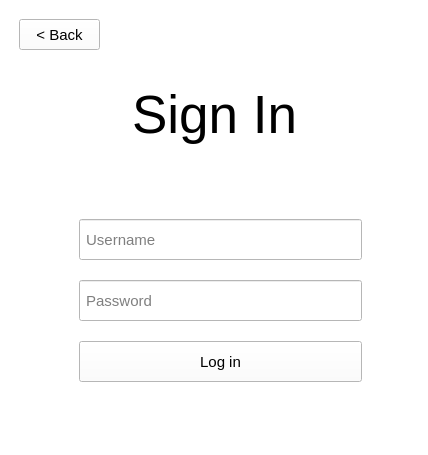
<?xml version="1.0" encoding="UTF-8"?>
<ui version="4.0">
 <class>Login</class>
 <widget class="QMainWindow" name="Login">
  <property name="geometry">
   <rect>
    <x>0</x>
    <y>0</y>
    <width>428</width>
    <height>455</height>
   </rect>
  </property>
  <property name="windowTitle">
   <string>MainWindow</string>
  </property>
  <property name="styleSheet">
   <string notr="true">background-color: rgb(255, 255, 255);</string>
  </property>
  <widget class="QWidget" name="centralwidget">
   <layout class="QVBoxLayout" name="verticalLayout">
    <item>
     <widget class="QStackedWidget" name="stackedWidget">
      <property name="currentIndex">
       <number>1</number>
      </property>
      <widget class="QWidget" name="page">
       <widget class="QPushButton" name="Signinbtn">
        <property name="geometry">
         <rect>
          <x>70</x>
          <y>210</y>
          <width>251</width>
          <height>51</height>
         </rect>
        </property>
        <property name="font">
         <font>
          <pointsize>16</pointsize>
          <bold>false</bold>
         </font>
        </property>
        <property name="cursor">
         <cursorShape>PointingHandCursor</cursorShape>
        </property>
        <property name="text">
         <string>Sign in</string>
        </property>
       </widget>
       <widget class="QPushButton" name="Signupbtn">
        <property name="geometry">
         <rect>
          <x>70</x>
          <y>280</y>
          <width>251</width>
          <height>51</height>
         </rect>
        </property>
        <property name="font">
         <font>
          <pointsize>16</pointsize>
          <bold>false</bold>
         </font>
        </property>
        <property name="cursor">
         <cursorShape>PointingHandCursor</cursorShape>
        </property>
        <property name="text">
         <string>Sign up</string>
        </property>
       </widget>
       <widget class="QLabel" name="label">
        <property name="geometry">
         <rect>
          <x>80</x>
          <y>60</y>
          <width>241</width>
          <height>91</height>
         </rect>
        </property>
        <property name="font">
         <font>
          <family>Stencil</family>
          <pointsize>40</pointsize>
         </font>
        </property>
        <property name="text">
         <string>Welcome</string>
        </property>
        <property name="alignment">
         <set>Qt::AlignmentFlag::AlignCenter</set>
        </property>
       </widget>
      </widget>
      <widget class="QWidget" name="SignInpage">
       <widget class="QLabel" name="label_2">
        <property name="geometry">
         <rect>
          <x>110</x>
          <y>60</y>
          <width>191</width>
          <height>91</height>
         </rect>
        </property>
        <property name="font">
         <font>
          <pointsize>40</pointsize>
         </font>
        </property>
        <property name="text">
         <string>Sign In</string>
        </property>
        <property name="alignment">
         <set>Qt::AlignmentFlag::AlignCenter</set>
        </property>
       </widget>
       <widget class="QPushButton" name="SigninBackButton">
        <property name="geometry">
         <rect>
          <x>10</x>
          <y>10</y>
          <width>81</width>
          <height>31</height>
         </rect>
        </property>
        <property name="font">
         <font>
          <pointsize>11</pointsize>
          <bold>false</bold>
         </font>
        </property>
        <property name="text">
         <string>&lt; Back</string>
        </property>
       </widget>
       <widget class="QWidget" name="layoutWidget">
        <property name="geometry">
         <rect>
          <x>70</x>
          <y>210</y>
          <width>283</width>
          <height>165</height>
         </rect>
        </property>
        <layout class="QVBoxLayout" name="verticalLayout_2">
         <property name="spacing">
          <number>20</number>
         </property>
         <item>
          <widget class="QLineEdit" name="UserName">
           <property name="minimumSize">
            <size>
             <width>281</width>
             <height>41</height>
            </size>
           </property>
           <property name="font">
            <font>
             <pointsize>11</pointsize>
            </font>
           </property>
           <property name="placeholderText">
            <string> Username </string>
           </property>
          </widget>
         </item>
         <item>
          <widget class="QLineEdit" name="Password">
           <property name="minimumSize">
            <size>
             <width>281</width>
             <height>41</height>
            </size>
           </property>
           <property name="font">
            <font>
             <pointsize>11</pointsize>
            </font>
           </property>
           <property name="text">
            <string/>
           </property>
           <property name="echoMode">
            <enum>QLineEdit::EchoMode::Password</enum>
           </property>
           <property name="placeholderText">
            <string> Password</string>
           </property>
          </widget>
         </item>
         <item>
          <widget class="QPushButton" name="Loginbtn">
           <property name="minimumSize">
            <size>
             <width>281</width>
             <height>41</height>
            </size>
           </property>
           <property name="font">
            <font>
             <pointsize>11</pointsize>
             <bold>false</bold>
            </font>
           </property>
           <property name="cursor">
            <cursorShape>PointingHandCursor</cursorShape>
           </property>
           <property name="text">
            <string>Log in</string>
           </property>
          </widget>
         </item>
        </layout>
       </widget>
      </widget>
     </widget>
    </item>
   </layout>
  </widget>
 </widget>
 <resources/>
 <connections/>
</ui>
